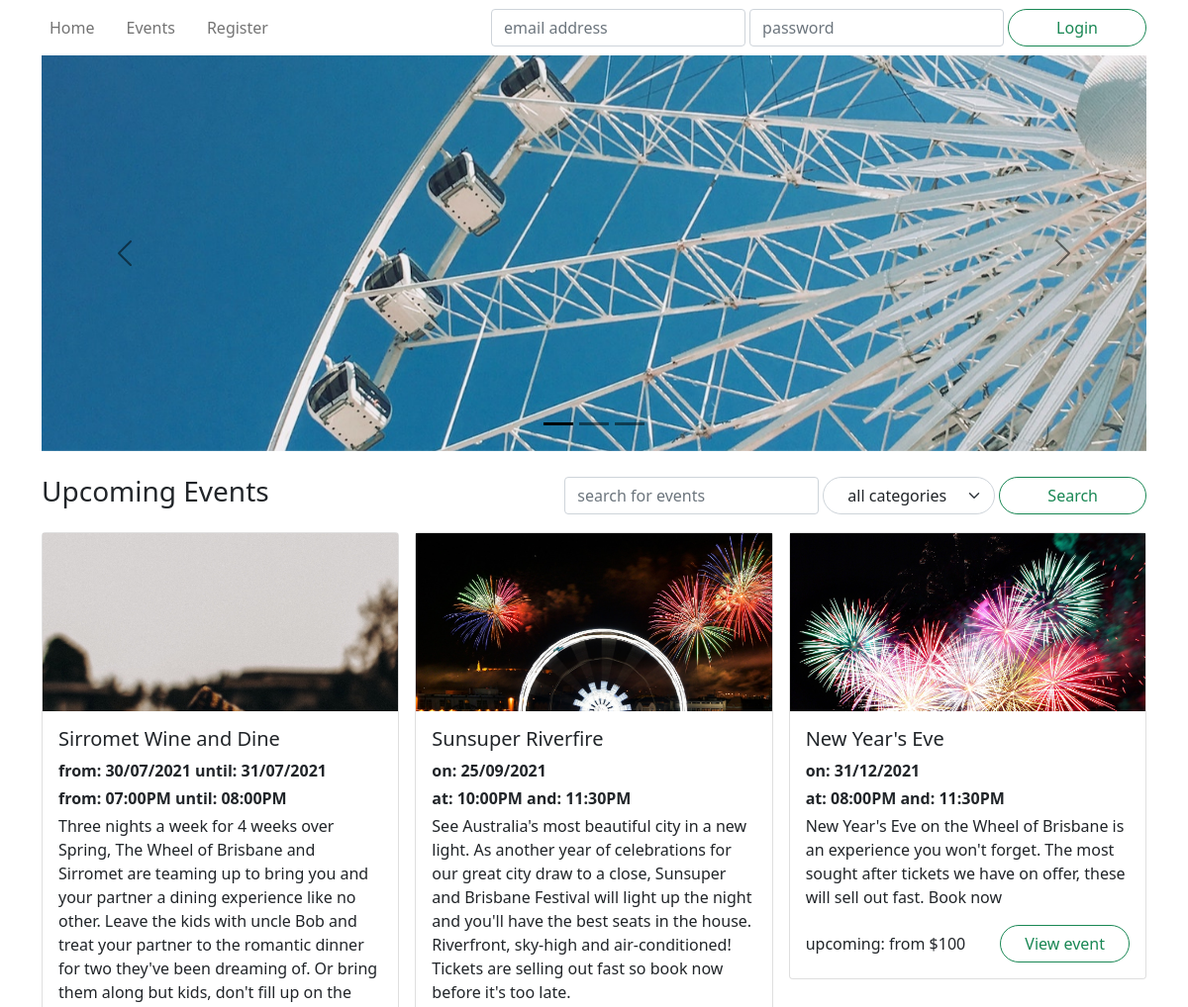
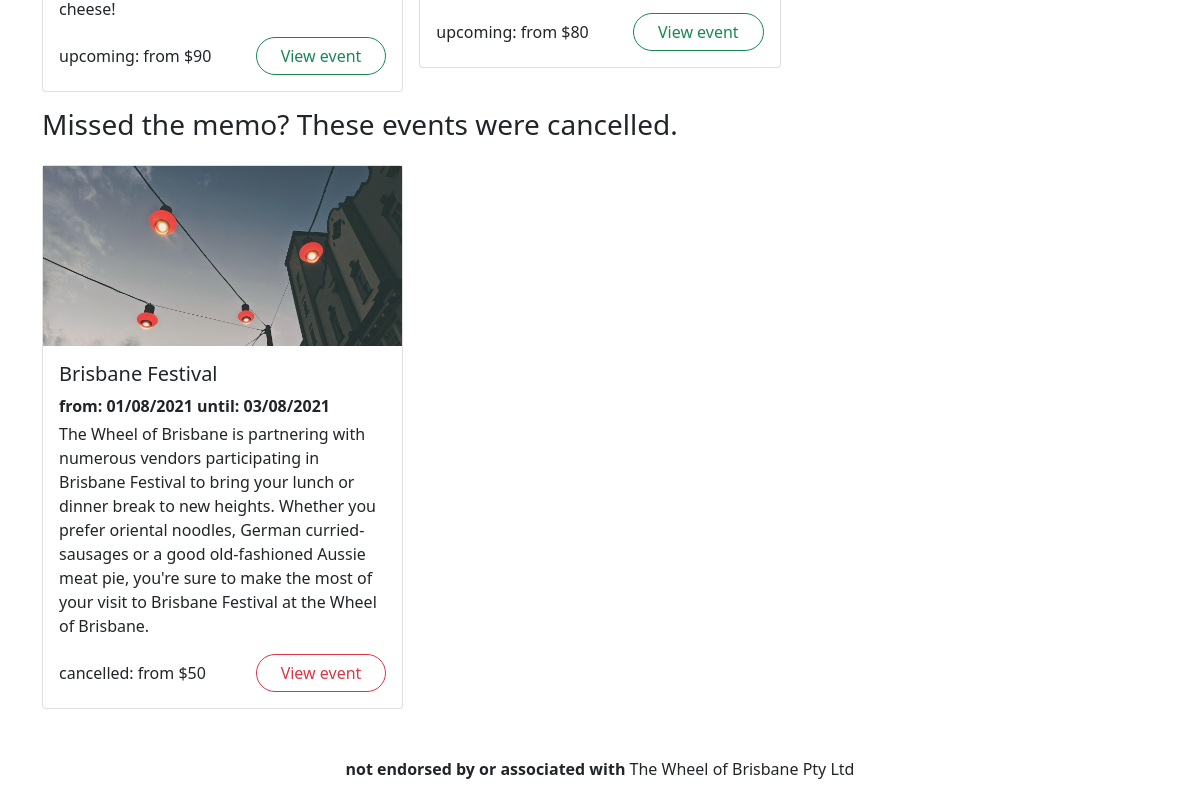
The page / on the database its author committed (2 pictures, top to bottom).
### wheel/models.py (models this page shows, shortened)
class Event(db.Model):
    __tablename__ = 'events'
    id = db.Column(db.Integer, primary_key=True)
    name = db.Column(db.String(255), nullable=False)
    description = db.Column(db.Text)
    category = db.Column(db.String(40))
    status = db.Column(db.Enum('upcoming', 'inactive', 'cancelled', 'booked out'), nullable=False)
    image = db.Column(db.String(255))
    reviews = db.relationship('Review', backref='event')
    tickets = db.relationship('Ticket', backref='event')
    @staticmethod
    def getAllByStatus(status, limit=None):
        return Event.query.\
            join( Ticket ).\
            filter( Ticket.datetime > datetime.now() ).\
            filter( Event.status == status ).\
            group_by( Event.id ).\
            order_by( Ticket.datetime ).\
            limit( limit ).\
            all()
    @staticmethod
    def getAllCategories():
        return [event.category for event in Event.query.group_by('category').all()]
    def getFutureTickets(self):
        return list( filter( lambda ticket: ticket.datetime > datetime.now(), self.tickets ) )
    def getTicketsRange(self):
        tickets = self.getFutureTickets()
        numberOfTickets = len(tickets)
        if numberOfTickets == 0:
            return [numberOfTickets, None, None]
        min_ticket = reduce( lambda x, y: min(x, y, key=lambda ticket: ticket.datetime), tickets )
        max_ticket = reduce( lambda x, y: max(x, y, key=lambda ticket: ticket.datetime), tickets )
        return [numberOfTickets, min_ticket, max_ticket]
    def printTicketsDateRange(self):
        numberOftickets, min_ticket, max_ticket = self.getTicketsRange()
        if numberOftickets == 0:
            return ""
        min = min_ticket.datetime.strftime("%d/%m/%Y")
        max = max_ticket.datetime.strftime("%d/%m/%Y")
        if min == max:
            return f"on: {min}"
        return f"from: {min} until: {max}"
    def printTicketsTimeRange(self):
        numberOftickets, min_ticket, max_ticket = self.getTicketsRange()
        if numberOftickets == 0:
            return ""
        min = min_ticket.datetime.strftime("%I:%M%p")
        max = max_ticket.datetime.strftime("%I:%M%p")
        if numberOftickets == 1:
            return f"at: {min}"
        if numberOftickets == 2:
            return f"at: {min} and: {max}"
        return f"from: {min} until: {max}"
    def getTicketsPriceFrom(self):
        tickets = self.getFutureTickets()
        if len(tickets) == 0:
            return ""
        ticket = reduce( lambda x, y: min(x, y, key=lambda ticket: ticket.price), tickets )
        return f"from ${ticket.price}"
    def getStatusColour(self):
        return {
            'upcoming': 'success',
            'inactive': 'secondary',
            'booked out': 'secondary',
            'cancelled': 'danger'
        }[self.status]

class Ticket(db.Model):
    __tablename__ = 'tickets'
    id = db.Column(db.Integer, primary_key=True)
    datetime = db.Column(db.DateTime, nullable=False)
    price = db.Column(db.Integer, nullable=False)
    remaining = db.Column(db.Integer, nullable=False)
    event_id = db.Column(db.Integer, db.ForeignKey('events.id'))

### wheel/views.py (the view)
@main.route('/')
def index():
    upcoming = Event.getAllByStatus('upcoming', 3)
    cancelled = Event.getAllByStatus('cancelled', 3)
    form = SearchForm()
    form.category.choices = [("all", "all categories"), *[(category, category) for category in Event.getAllCategories()]]
    return render_template('index.html', upcoming=upcoming, cancelled=cancelled, form=form)

### wheel/forms.py
class SearchForm(FlaskForm):
    search = StringField('Search')
    category = SelectField('Category')

### wheel/templates/index.html (shortened to what this page needs)
{% extends 'base.html' %}
{% block hero %}
<div id="hero" class="carousel carousel-dark slide" data-bs-ride="carousel">
    <div class="carousel-indicators">
        <button type="button" class="active"
                data-bs-target="#hero" data-bs-slide-to="0"></button>
        <button type="button"
                data-bs-target="#hero" data-bs-slide-to="1"></button>
        <button type="button"
                data-bs-target="#hero" data-bs-slide-to="2"></button>
    </div>
    <div class="carousel-inner">
        <div class="carousel-item active">
            <div style="background-image: url('/static/images/bluesky.jpg');"></div>
        </div>
    </div>
    <button type="button" class="carousel-control-prev"
            data-bs-target="#hero" data-bs-slide="prev">
        <span class="carousel-control-prev-icon"></span>
    </button>
    <button type="button" class="carousel-control-next"
            data-bs-target="#hero" data-bs-slide="next">
        <span class="carousel-control-next-icon"></span>
    </button>
</div>
{% endblock %}
{% block content %}
<section>
    <header class="row mb-3">
        <h3 class="col">Upcoming Events</h3>
        <div class="col-6 col-md-auto my-auto">
            <form method="GET" action="{{ url_for('events.viewAll') }}" class="d-flex flex-row gap-1 col-auto my-auto">
                {{ form.search(class="form-control w-auto", placeholder="search for events") }}
                {{ form.category(class="form-select rounded-pill ps-4 pe-5") }}
                <button class="btn btn-outline-success rounded-pill px-5" type="submit">Search</button>
            </form>
        </div>
    </header>
    <div class='row row-cols-1 row-cols-md-2 row-cols-xl-3 mb-3 g-3'>
        {% for event in upcoming %}
        <div class="col event">
            <article class="card">
                <a href="{{url_for('events.view', id=event.id)}}" class="card-image" style="background-image: url('{{ event.image }}'); background-position: top;"></a>
                <div class="card-body">
                    <h5 class="card-title">{{ event.name }}</h5>
                    <p class="mb-1"><strong>{{ event.printTicketsDateRange() }}</strong></p>
                    <p class="mb-1"><strong>{{ event.printTicketsTimeRange() }}</strong></p>
                    <p class="card-text">{{ event.description }}</p>
                    <div class="row">
                        <span class="col my-auto">{{ event.status }}{{ ": {}".format( event.getTicketsPriceFrom() ) if event.status == "upcoming" }}</span>
                        <span class="col-auto"><a href="{{url_for('events.view', id=event.id)}}" class="btn btn-outline-{{ event.getStatusColour() }} rounded-pill px-4">View event</a></span>
                    </div>
                </div>
            </article>
        </div>
        {% endfor %}
    </div>
</section>
<section>
    <header class="row mb-3">
        <h3 class="col-auto">Missed the memo? These events were cancelled.</h3>
    </header>
    <div class="row row-cols-1 row-cols-md-2 row-cols-xl-3 mb-3 g-3">
        {% for event in cancelled %}
        <div class="col event">
            <article class="card">
                <a href="{{url_for('events.view', id=event.id)}}" class="card-image" style="background-image: url('.{{ event.image }}'); background-position: top;"></a>
                <div class="card-body">
                    <h5 class="card-title">{{ event.name }}</h5>
                    <p class="mb-1">
                        <strong>
                            {{event.printTicketsDateRange()}}
                        </strong>
                    </p>
                <p class="card-text">{{ event.description }}</p>
                    <div class="row">
                        <span class="col my-auto">{{ "{}: {}".format( event.status, event.getTicketsPriceFrom() ) }}</span>
                        <span class="col-auto"><a href="{{url_for('events.view', id=event.id)}}" class="btn btn-outline-{{ event.getStatusColour() }} rounded-pill px-4">View event</a></span>
                    </div>
                </div>
            </article>
        </div>
        {% endfor %}
    </div>
</section>
{% endblock %}

### rows shown on the page
Event: image (picture), name "Sirromet Wine and Dine", printTicketsDateRange "from: 30/07/2021 until: 31/07/2021", printTicketsTimeRange "from: 07:00PM until: 08:00PM", description "Three nights a week for 4 weeks over Spring, The Wheel of Brisbane and Sirromet are teaming up to bring you and your partner a dining experience like no other. Leave the kids with uncle Bob and treat your partner to the romantic dinner for two they've been dreaming of. Or bring them along but kids, don't fill up on the cheese!", status "upcoming", status.price ": from $90"
Event: image (picture), name "Sunsuper Riverfire", printTicketsDateRange "on: 25/09/2021", printTicketsTimeRange "at: 10:00PM and: 11:30PM", description "See Australia's most beautiful city in a new light. As another year of celebrations for our great city draw to a close, Sunsuper and Brisbane Festival will light up the night and you'll have the best seats in the house. Riverfront, sky-high and air-conditioned! Tickets are selling out fast so book now before it's too late.", status "upcoming", status.price ": from $80"
Event: image (picture), name "New Year's Eve", printTicketsDateRange "on: 31/12/2021", printTicketsTimeRange "at: 08:00PM and: 11:30PM", description "New Year's Eve on the Wheel of Brisbane is an experience you won't forget. The most sought after tickets we have on offer, these will sell out fast. Book now", status "upcoming", status.price ": from $100"
Event: image (picture), name "Brisbane Festival", printTicketsDateRange "from: 01/08/2021 until: 03/08/2021", description "The Wheel of Brisbane is partnering with numerous vendors participating in Brisbane Festival to bring your lunch or dinner break to new heights. Whether you prefer oriental noodles, German curried-sausages or a good old-fashioned Aussie meat pie, you're sure to make the most of your visit to Brisbane Festival at the Wheel of Brisbane.", status.price "cancelled: from $50"
